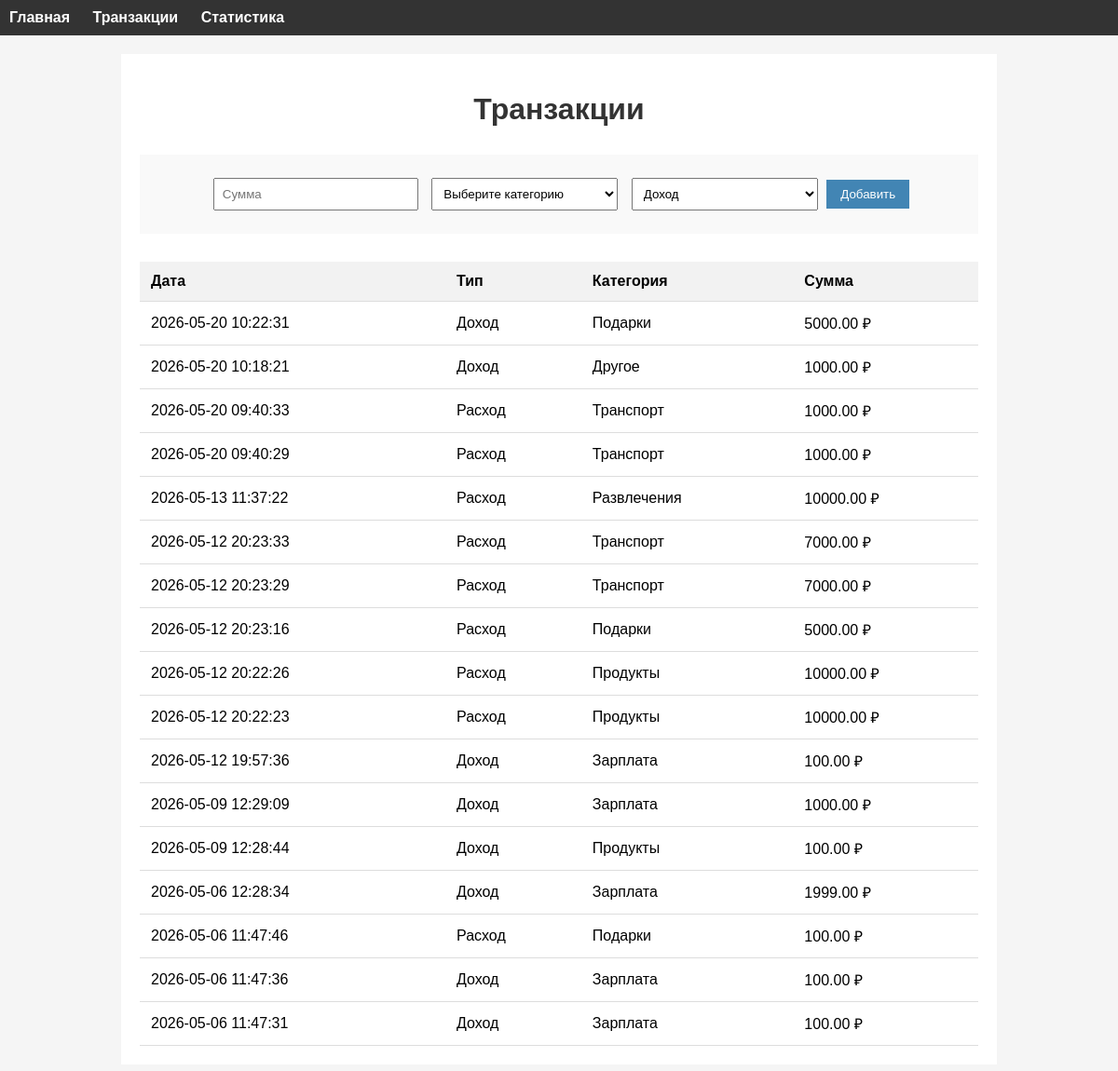
Page /transactions on the committed database.
### tables this page shows
CREATE TABLE transactions(
        id INTEGER PRIMARY KEY AUTOINCREMENT,
        amount REAL NOT NULL,
        category TEXT NOT NULL,
        type TEXT NOT NULL,  
        date TEXT NOT NULL 
    );

### routes.py (the view, shortened to what this page needs)
    @app.route('/transactions', methods=['GET', 'POST'])
    def transactions():
        conn = get_db_connection()
        transactions = conn.execute('SELECT * FROM transactions ORDER BY date DESC').fetchall()
        conn.close()
        return render_template('transactions.html', transactions=transactions)

### database.py (called while the page is built)
def get_db_connection():
    conn = sqlite3.connect(DB_NAME)
    conn.row_factory = sqlite3.Row
    return conn

### templates/transactions.html (shortened to what this page needs)
{% extends "base.html" %}
{% block content %}
<div class="container">
    <h1>Транзакции</h1>
    <form method='POST' class="transaction-form" action="/transactions">
        <input type="number" name="amount" placeholder="Сумма" required step="10">
        <select name="category" required>
            <option value="">Выберите категорию</option>
        </select>
        <select name="type" required>
            <option value="income">Доход</option>
        </select>
        <button type="submit">Добавить</button>
    </form>
    <table>
        <thead>
            <tr>
                <th>Дата</th>
                <th>Тип</th>
                <th>Категория</th>
                <th>Сумма</th>
            </tr>
        </thead>
        <tbody>
            {% for transaction in transactions %}
            <tr>
                <td>{{ transaction[4] }}</td>
                <td>{{ "Доход" if transaction[3] == "income" else "Расход" }}</td>
                <td>{{ transaction[2] }}</td>
                <td>{{ "%.2f"|format(transaction[1]) }} ₽</td>
            </tr>
            {% endfor %}
        </tbody>
    </table>
</div>
{% endblock %}

### templates/base.html (shortened to what this page needs)
<!DOCTYPE html>
<html lang="ru">
<head>
    <link rel="stylesheet" href="{{ url_for('static', filename='style.css') }}">
</head>
<body>
    <header>
        <nav>
            <a href="{{ url_for('index') }}">Главная</a>
            <a href="{{ url_for('transactions') }}">Транзакции</a>
            <a href="{{ url_for('statistics') }}">Статистика</a>
        </nav>
    </header>
    <main>
        {% block content %}{% endblock %}
    </main>
</body>
</html>

### static/style.css (style rules this page uses)
body { font-family: Arial; background-color: #f5f5f5; margin: 0; padding: 0; }
nav { background-color: #333; padding: 10px; }
nav a { color: white; text-decoration: none; margin-right: 20px; font-weight: bold; }
.container { max-width: 900px; margin: 20px auto; padding: 20px; background: white; text-align: center }
h1 { color: #333; text-align: center; margin-bottom: 30px; }
.transaction-form { margin-bottom: 30px; padding: 20px; background-color: #f9f9f9; }
.transaction-form input, .transaction-form select { padding: 8px; margin: 5px; width: 200px; }
.transaction-form button { padding: 8px 15px; background-color: #4285B4; color: white; border: none; cursor: pointer }
table { width: 100%; border-collapse: collapse; margin-top: 20px; }
th, td { padding: 12px; text-align: left; border-bottom: 1px solid #ddd; }
th { background-color: #f2f2f2; }

### rows in the picture
transactions: type "Доход", amount "5000.00"
transactions: type "Доход", amount "1000.00"
transactions: type "Расход", amount "1000.00"
transactions: type "Расход", amount "1000.00"
transactions: type "Расход", amount "10000.00"
transactions: type "Расход", amount "7000.00"
transactions: type "Расход", amount "7000.00"
transactions: type "Расход", amount "5000.00"
transactions: type "Расход", amount "10000.00"
transactions: type "Расход", amount "10000.00"
transactions: type "Доход", amount "100.00"
transactions: type "Доход", amount "1000.00"
transactions: type "Доход", amount "100.00"
transactions: type "Доход", amount "1999.00"
transactions: type "Расход", amount "100.00"
transactions: type "Доход", amount "100.00"
transactions: type "Доход", amount "100.00"
